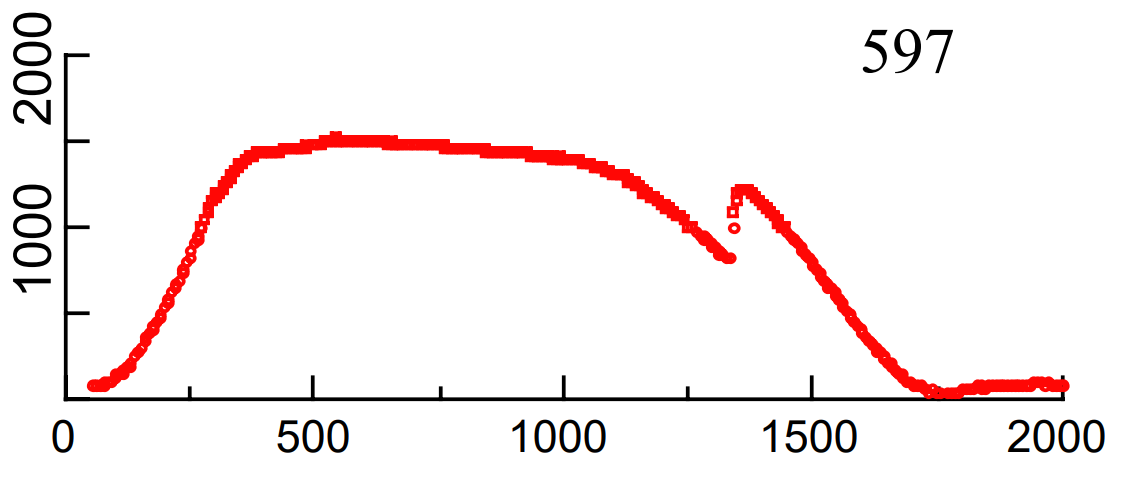
%> input picture temp597.jpg, 1123 x 484 px
$ octave --eval "accuracy_dt;"   (GNU Octave 9; MATLAB toolbox functions it lacks are replaced by stand-ins)
%> lines starting %> are read from the running program, lines starting %| are printed output that depends on the picture
### autoplottemp.m
function[] = autoplottemp(sensor)
%> called with sensor = 'Sensor 1'
% Function to automatically record temperature data from graphs
%
% Input arguments:
% sensor       - Temperature graph selection
%
% Image from http://citeseerx.ist.psu.edu/viewdoc/download?doi=10.1.1.26.1075&rep=rep1&type=pdf


% Select sensor to run simulation with
switch sensor
    case 'Sensor 1'
        name = 'temp597';
        img=imread([name '.jpg']);
%> img is the input picture: size 484x1123x3 uint8; mean R, G, B 248.4, 240.8, 240.8

    case 'Sensor 2'
        name = 'temp468';
        img=imread([name '.jpg']);

    case 'Sensor 3'
        name = 'temp850';
        img=imread([name '.jpg']);

    case 'Sensor 4'
        name = 'temp730';
        img=imread([name '.jpg']);

    otherwise
        error(['Undefined Sensor: ' sensor])
end

% Read image to find pixels containing red and green
R = img(:,:,1);
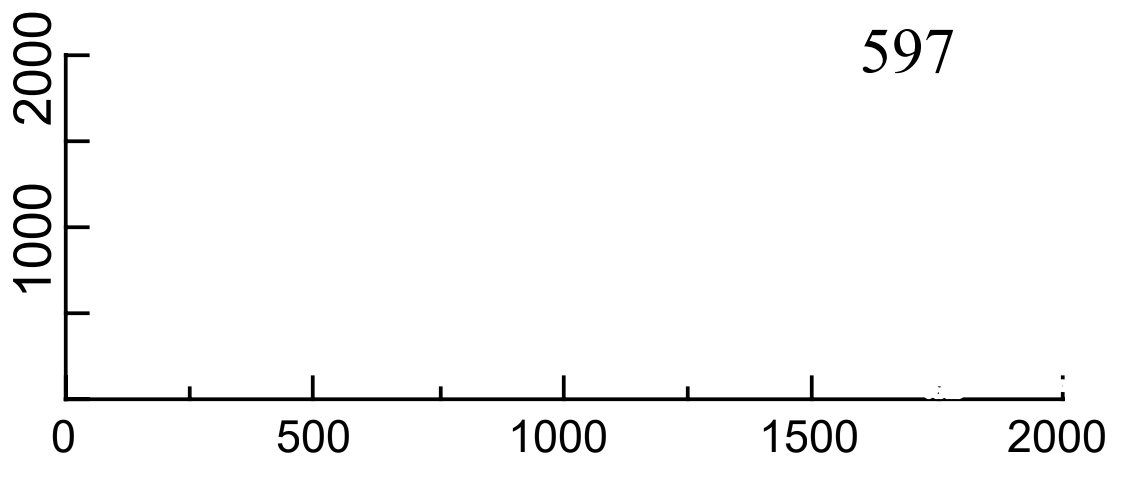
%> R: size 484x1123 uint8; min 0, max 255, mean 248.4
G = img(:,:,2);
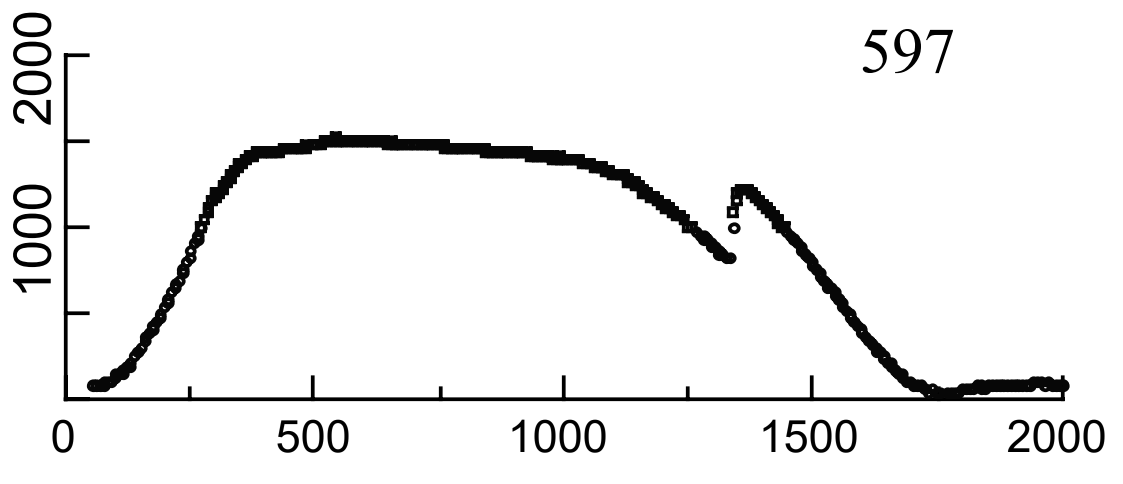
%> G: size 484x1123 uint8; min 0, max 255, mean 240.8

% Find black pixels
[y,x]=find(and(R<=0,G<=0));
%> y = 9722 values from 14 to 452; x = 9722 values from 15 to 1104
% Find red pixels
[tempData,timeData]=find(and(R>=250,G<=180));
%> tempData = 16861 values from 132 to 399; timeData = 16861 values from 88 to 1070


% Locate the graph axis from the image
count=1;
yaxis=[];
for k=1:length(x)-1

    if x(k)==x(k+1)
        count=count +1;
    end

    if x(k)~=x(k+1)
        count = 1;
    end

    if count>300
        yaxis=[count,x(k)];
        offset = mode(y);
    end
end
%> after the loop, count = 8; offset = 401; yaxis = [352 67]

% Converting pixel data to time data in seconds
pixPerSec = (timeData(end)-yaxis(2))/2000;
%> pixPerSec = 0.501
xScale = (timeData - yaxis(2)) ./ pixPerSec;

% Converting pixel data to temperature data in kelvin
pixPerFar = (yaxis(end,1)/2000);
%> pixPerFar = 0.176
yScale = (((tempData - offset) ./ -pixPerFar) + 459.67) .*5/9;

% Average repeated values
[xScale,~,idx_2] = unique(xScale);
%> xScale = 983 values from 41.87 to 2000
yScale = accumarray(idx_2,yScale,[],@mean);
%> yScale = 983 values, max 1079.2 at index 244, min 277.1 at index 852, mean 753.7
yScale(end)=yScale(end-1);

% save data to .mat file with same name as image file
save('temp.mat','xScale','yScale')

### shuttle.m
function [x, t, u, maxTemp, pos] = shuttle(tmax, nt, xmax, nx, method, thermCon, density, specHeat, sensor)
% Function for modelling temperature in a space shuttle tile
%
% Input arguments:
% tmax     - maximum time (s)
% nt       - number of timesteps
% xmax     - total thickness (m)
% nx       - number of spatial steps
% method   - solution method ('Forward', 'Backward' etc)
% thermCon - material thermal conductivity (W/m.K)
% density  - material density (kg/m^3)
% specHeat - material specific heat capacity (J/kg.K)
% sensor   - select temperature sensor data to use
%
% Return arguments:
% x        - distance vector (m)
% t        - time vector (s)
% u        - temperature matrix (K)
% maxTemp  - maximum temperature reached on internal face of tile
% pos      - variable for position in time
%
% For example, to perform a  simulation with 501 time steps
%   [x, t, u, maxTemp, pos] = shuttle(4000, 501, 0.05, 21, 'Crank-Nicolson', 0.0577, 144, 1262, 'Sensor 1');
%

alpha = thermCon/(density * specHeat);

% Run autoplottemp.m
autoplottemp(sensor)
% Load temperature data from file
load temp.mat

% Initialise variables
dt = tmax / (nt-1);
t = (0:nt-1) * dt;
dx = xmax / (nx-1);
x = (0:nx-1) * dx;
u = zeros(nt, nx);
p = alpha*(dt/dx^2);
u([1 2], :) = 293;
i = 2:nx-1;
maxTemp = 0;

% Step through time
for n=2:nt-1

    % Use interpolation to get temperature at time vector t
    % and store it as boundary vectors.
    R = interp1(xScale, yScale, t, "linear", "extrap");

    % Select method and run simulation
    switch method
        case 'Forward'
            u(n+1, nx) = R(n+1); % Outside boundary condition

            u(n+1,1) = (1-2*p) * u(n,1) + 2*p*u(n,2); % Neumann boundary condition
            u(n+1,i) = (1-2*p) * u(n,i) + p * (u(n,i-1) + u(n,i+1)); % Forward differencing

        case 'Dufort-Frankel'
            u(n+1, nx) = R(n+1); % Outside boundary condition

            u(n+1,1) = ((1-2*p) * u(n-1,1) + 4*p*u(n,2)) / (1 + 2*p); % Neumann boundary condition
            u(n+1,i) = ((1-2*p) * u(n-1,i) + 2*p*(u(n,i-1) + u(n,i+1))) / (1 + 2*p); % Dufort-Frankel approximation

        case 'Backward'
            u(n+1, nx) = R(n+1); % Outside boundary condition

            % Calculate internal values using backward differencing
            b(1) = 1 + (2 * p);
            c(1) = -2 * p;
            d(1) = u(n,1); % Neumann boundary condition
            a(i) = -p;
            b(i) = 1 + 2*p;
            c(i) = -p;
            d(i) = u(n,2:nx-1); % Neumann boundary condition
            a(nx) = -2 * p;
            b(nx) = 1 + (2 * p);
            d(nx) = R(n+1);

            % Runs tdm.m
            u(n+1,:) = tdm(a,b,c,d);

        case 'Crank-Nicolson'

            % Calculate internal values using Crank-Nicolson
            b(1)    = 1 + p;
            c(1)    = -p;
            d(1)    = (1 - p) * u(n,1) + p * u(n,2); % Neumann boundary condition
            a(i) = -p/2;
            b(i) = 1 + p;
            c(i) = -p/2;
            d(i) = p/2*u(n,1:nx-2) + (1-p)*u(n,2:nx-1) + p/2*u(n,3:nx); % Neumann boundary condition
            a(nx)   = 0;
            b(nx)   = 1;
            d(nx)   = R(n+1);

            % Runs tdm.m
            u(n+1,:) = tdm(a,b,c,d);

        otherwise
            error (['Undefined method: ' method])
    end

    % Updates value of maxTemp and its position in time
    if u(n,i(1)) > maxTemp
        maxTemp = u(n,i(1));
        pos = n*dt;
    end
end

end

%#ok<*LOAD>
%#ok<*AGROW>

### tdm.m
% Tri-diagonal matrix solution
function x = tdm(a,b,c,d)
n = length(b);

% Eliminate a terms
for i = 2:n
    factor = a(i) / b(i-1);
    b(i) = b(i) - factor * c(i-1);
    d(i) = d(i) - factor * d(i-1);
end

x(n) = d(n) / b(n);

% Loop backwards to find other x values by back-substitution
for i = n-1:-1:1
    x(i) = (d(i) - c(i) * x(i+1)) / b(i);
end

### accuracy_dt.m
% Function to compare the accuracy of the four methods as dt changes
function[] = accuracy_dt

% Initialise variables
% xmax calculated using shooting method to limit maxTemp to 423K
xmax = 0.064;
nx = 21;
tmax = 4000;
i = 0;
thermCon = 0.0577;
density = 144;
specHeat = 1262;
sensor = 'Sensor 1';
x = [];

% Runs all four PDE methods through range of timestep sizes
for nt = 26:40:1001
    x = [x nt];
    i = i + 1;
    dt(i) = tmax/(nt-1);
    disp (['nt = ' num2str(nt) ', dt = ' num2str(dt(i)) ' s'])
    [~, ~, u] = shuttle(tmax, nt, xmax, nx, 'Forward', thermCon, density, specHeat, sensor);
    uf(i) = u(end,1);
    [~, ~, u] = shuttle(tmax, nt, xmax, nx, 'Backward', thermCon, density, specHeat, sensor);
    ub(i) = u(end,1);
    [~, ~, u] = shuttle(tmax, nt, xmax, nx, 'Dufort-Frankel', thermCon, density, specHeat, sensor);
    ud(i) = u(end,1);
    [~, ~, u] = shuttle(tmax, nt, xmax, nx, 'Crank-Nicolson', thermCon, density, specHeat, sensor);
    uc(i) = u(end,1);


end

% Plots the the inner surface temperature at 4000s against the timestep
plot(dt, [uf; ub; ud; uc],'.-')
hold on
plot([0 dt(1)], [0.99*uc(end) 0.99*uc(end)], '--',color=[0 0 0])
plot([0 dt(1)], [1.01*uc(end) 1.01*uc(end)], '--',color=[0 0 0])
hold off
xlabel('Time Step Size (s)')
ylabel('Final Temperature (K)')
ylim([370 430])
grid on
grid minor
legend ('Forward', 'Backward','Dufort-Frankel', 'Crank-Nicolson','1% Error Band')

%#ok<*AGROW>
%> (the run ends here)
